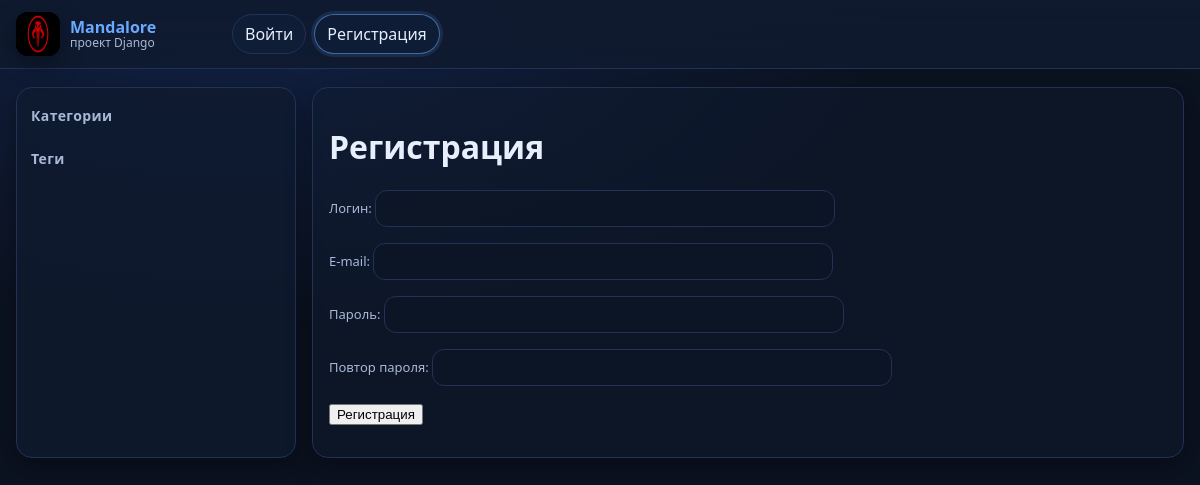
Page /users/register/ on the earlier database version.
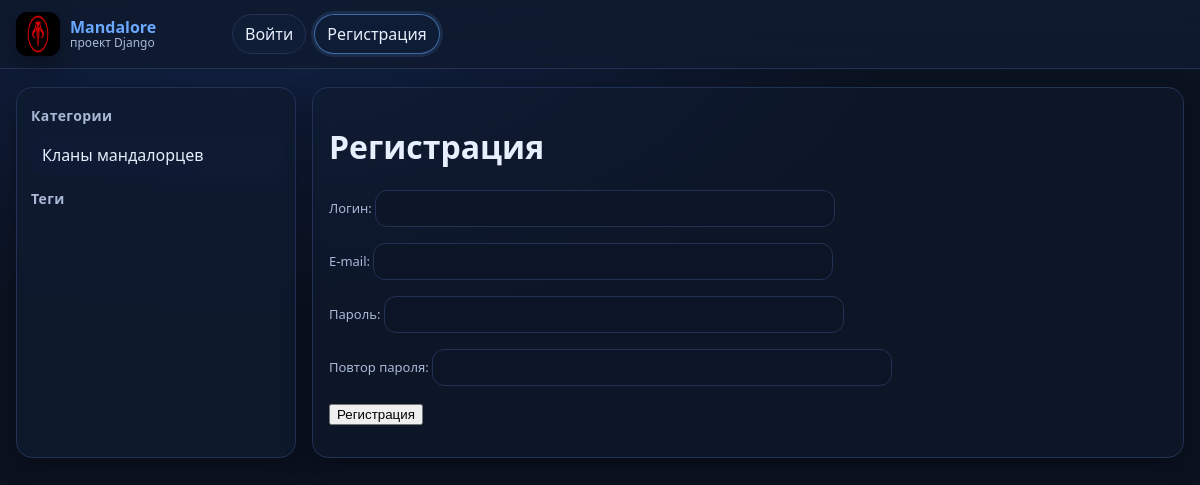
Same page on the later database version.
### mandalore/models.py (models this page shows, shortened)
class Category(models.Model):
    name = models.CharField(max_length=100, db_index=True, verbose_name="Категория")
    slug = models.SlugField(max_length=255, unique=True, db_index=True)

### users/views.py (the view)
# urls.py: path('register/', views.RegisterUser.as_view(), name='register'),
class RegisterUser(CreateView):
    form_class = RegisterUserForm
    template_name = 'users/register.html'
    success_url = reverse_lazy('users:login')
    extra_context = {'title': 'Регистрация'}

### users/forms.py (shortened to what this page needs)
class RegisterUserForm(UserCreationForm):
    username = forms.CharField(
        label="Логин",
        widget=forms.TextInput(attrs={'class': 'form-input'})
    )
    email = forms.EmailField(
        label="E-mail",
        required=False,
        widget=forms.EmailInput(attrs={'class': 'form-input'})
    )
    password1 = forms.CharField(
        label="Пароль",
        widget=forms.PasswordInput(attrs={'class': 'form-input'})
    )
    password2 = forms.CharField(
        label="Повтор пароля",
        widget=forms.PasswordInput(attrs={'class': 'form-input'})
    )
    class Meta(UserCreationForm.Meta):
        model = User
        fields = ('username', 'email', 'password1', 'password2')

### mandalore/templatetags/mandalore_tags.py (called while the page is built)
@register.inclusion_tag('mandalore/list_tags.html')
def show_all_tags():
    return {"tags": TagPost.objects.annotate(total=Count("tags")).filter(total__gt=0)}

@register.inclusion_tag('mandalore/list_categories.html')
def show_categories(cat_selected_id=0):
    cats = Category.objects.annotate(total=Count("posts")).filter(total__gt=0)
    return {"cats": cats, "cat_selected": cat_selected_id}

### users/templates/users/register.html (shortened to what this page needs)
{% extends 'base.html' %}
{% block content %}
<h1>{{ title }}</h1>
<form method="post">
    {% for f in form %}
        <p>
            <label class="form-label" for="{{ f.id_for_label }}">{{ f.label }}: </label>
            {{ f }}
        </p>
    {% endfor %}
    <p><button type="submit">Регистрация</button></p>
</form>
{% endblock %}

### mandalore/templates/mandalore/list_categories.html
{% for cat in cats %}
    {% if cat.id == cat_selected %}
        <li class="selected">{{ cat.name }}</li>
    {% else %}
        <li><a href="{% url 'category' cat.id %}">{{ cat.name }}</a></li>
    {% endif %}
{% endfor %}

Differences in the rows shown:
added Category: name "Кланы мандалорцев"
